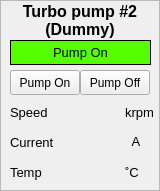
  <widget class="QFrame" name="frame_4" >
   <property name="geometry" >
    <rect>
     <x>442</x>
     <y>90</y>
     <width>160</width>
     <height>191</height>
    </rect>
   </property>
   <property name="frameShape" >
    <enum>QFrame::StyledPanel</enum>
   </property>
   <property name="frameShadow" >
    <enum>QFrame::Raised</enum>
   </property>
   <widget class="QLabel" name="lbTP2" >
    <property name="geometry" >
     <rect>
      <x>0</x>
      <y>0</y>
      <width>160</width>
      <height>41</height>
     </rect>
    </property>
    <property name="font" >
     <font>
      <pointsize>12</pointsize>
      <weight>75</weight>
      <bold>true</bold>
     </font>
    </property>
    <property name="frameShape" >
     <enum>QFrame::NoFrame</enum>
    </property>
    <property name="frameShadow" >
     <enum>QFrame::Raised</enum>
    </property>
    <property name="text" >
     <string>Turbo pump #2
(Dummy)</string>
    </property>
    <property name="alignment" >
     <set>Qt::AlignCenter</set>
    </property>
   </widget>
   <widget class="QLabel" name="label_33" >
    <property name="geometry" >
     <rect>
      <x>125</x>
      <y>100</y>
      <width>30</width>
      <height>25</height>
     </rect>
    </property>
    <property name="font" >
     <font>
      <pointsize>10</pointsize>
      <weight>50</weight>
      <bold>false</bold>
     </font>
    </property>
    <property name="text" >
     <string>krpm</string>
    </property>
   </widget>
   <widget class="QLabel" name="lbTP2_1" >
    <property name="geometry" >
     <rect>
      <x>10</x>
      <y>100</y>
      <width>41</width>
      <height>25</height>
     </rect>
    </property>
    <property name="font" >
     <font>
      <pointsize>10</pointsize>
      <weight>50</weight>
      <bold>false</bold>
     </font>
    </property>
    <property name="text" >
     <string>Speed</string>
    </property>
   </widget>
   <widget class="CALabel" name="calbTMP_2" >
    <property name="geometry" >
     <rect>
      <x>10</x>
      <y>40</y>
      <width>141</width>
      <height>25</height>
     </rect>
    </property>
    <property name="palette" >
     <palette>
      <active>
       <colorrole role="Window" >
        <brush brushstyle="SolidPattern" >
         <color alpha="255" >
          <red>85</red>
          <green>255</green>
          <blue>0</blue>
         </color>
        </brush>
       </colorrole>
      </active>
      <inactive>
       <colorrole role="Window" >
        <brush brushstyle="SolidPattern" >
         <color alpha="255" >
          <red>85</red>
          <green>255</green>
          <blue>0</blue>
         </color>
        </brush>
       </colorrole>
      </inactive>
      <disabled>
       <colorrole role="Window" >
        <brush brushstyle="SolidPattern" >
         <color alpha="255" >
          <red>239</red>
          <green>239</green>
          <blue>239</blue>
         </color>
        </brush>
       </colorrole>
      </disabled>
     </palette>
    </property>
    <property name="font" >
     <font>
      <pointsize>10</pointsize>
     </font>
    </property>
    <property name="autoFillBackground" >
     <bool>true</bool>
    </property>
    <property name="frameShape" >
     <enum>QFrame::Box</enum>
    </property>
    <property name="text" >
     <string>Pump On</string>
    </property>
    <property name="alignment" >
     <set>Qt::AlignCenter</set>
    </property>
    <property name="pvname" >
     <string/>
    </property>
    <property name="cmode" stdset="0" >
     <enum>CALabel::Alarm</enum>
    </property>
    <property name="fillcol" stdset="0" >
     <color>
      <red>85</red>
      <green>255</green>
      <blue>0</blue>
     </color>
    </property>
    <property name="truelabel" >
     <string>Pump On</string>
    </property>
    <property name="falselabel" >
     <string>Pump Off</string>
    </property>
   </widget>
   <widget class="QLabel" name="lbTP2_2" >
    <property name="geometry" >
     <rect>
      <x>10</x>
      <y>160</y>
      <width>41</width>
      <height>25</height>
     </rect>
    </property>
    <property name="font" >
     <font>
      <pointsize>10</pointsize>
      <weight>50</weight>
      <bold>false</bold>
     </font>
    </property>
    <property name="text" >
     <string>Temp</string>
    </property>
   </widget>
   <widget class="QLabel" name="label_36" >
    <property name="geometry" >
     <rect>
      <x>125</x>
      <y>160</y>
      <width>30</width>
      <height>25</height>
     </rect>
    </property>
    <property name="font" >
     <font>
      <pointsize>10</pointsize>
      <weight>50</weight>
      <bold>false</bold>
     </font>
    </property>
    <property name="text" >
     <string>˚C</string>
    </property>
   </widget>
   <widget class="QLabel" name="lbTP2_3" >
    <property name="geometry" >
     <rect>
      <x>10</x>
      <y>130</y>
      <width>47</width>
      <height>25</height>
     </rect>
    </property>
    <property name="font" >
     <font>
      <pointsize>10</pointsize>
      <weight>50</weight>
      <bold>false</bold>
     </font>
    </property>
    <property name="text" >
     <string>Current</string>
    </property>
   </widget>
   <widget class="CADisplayer" name="cadpTP2_3" >
    <property name="geometry" >
     <rect>
      <x>100</x>
      <y>0</y>
      <width>60</width>
      <height>22</height>
     </rect>
    </property>
    <property name="nuformat" stdset="0" >
     <enum>CADisplayer::Integer</enum>
    </property>
    <property name="pvname" >
     <string>EC1_TMP2_STS_OPR</string>
    </property>
    <property name="lineWidth" stdset="0" >
     <number>1</number>
    </property>
    <property name="fillcol" stdset="0" >
     <color>
      <red>255</red>
      <green>255</green>
      <blue>0</blue>
     </color>
    </property>
   </widget>
   <widget class="CADisplayer" name="cadpTP2_2" >
    <property name="geometry" >
     <rect>
      <x>60</x>
      <y>160</y>
      <width>60</width>
      <height>22</height>
     </rect>
    </property>
    <property name="font" >
     <font>
      <weight>75</weight>
      <bold>true</bold>
     </font>
    </property>
    <property name="nuformat" stdset="0" >
     <enum>CADisplayer::RealOne</enum>
    </property>
    <property name="pvname" >
     <string>EC1_TMP2_STS_TEMP</string>
    </property>
    <property name="lineWidth" stdset="0" >
     <number>1</number>
    </property>
    <property name="fillcol" stdset="0" >
     <color>
      <red>0</red>
      <green>170</green>
      <blue>0</blue>
     </color>
    </property>
   </widget>
   <widget class="CADisplayer" name="cadpTP2_1" >
    <property name="geometry" >
     <rect>
      <x>60</x>
      <y>100</y>
      <width>60</width>
      <height>22</height>
     </rect>
    </property>
    <property name="font" >
     <font>
      <weight>75</weight>
      <bold>true</bold>
     </font>
    </property>
    <property name="nuformat" stdset="0" >
     <enum>CADisplayer::Integer</enum>
    </property>
    <property name="pvname" >
     <string>EC1_TMP2_STS_RPM</string>
    </property>
    <property name="lineWidth" stdset="0" >
     <number>1</number>
    </property>
    <property name="fillcol" stdset="0" >
     <color>
      <red>0</red>
      <green>170</green>
      <blue>0</blue>
     </color>
    </property>
   </widget>
   <widget class="CAPushButton" name="capbTP1_3" >
    <property name="geometry" >
     <rect>
      <x>10</x>
      <y>70</y>
      <width>70</width>
      <height>25</height>
     </rect>
    </property>
    <property name="text" >
     <string>Pump On</string>
    </property>
    <property name="buttonType" >
     <enum>CAPushButton::PulseButton</enum>
    </property>
    <property name="pvname" >
     <string>EC1_TMP2_ECMD_STRT</string>
    </property>
    <property name="truelabel" >
     <string>Pump On</string>
    </property>
    <property name="falselabel" >
     <string>Pump On</string>
    </property>
    <property name="selColor" >
     <color>
      <red>0</red>
      <green>170</green>
      <blue>0</blue>
     </color>
    </property>
    <property name="selTColor" >
     <color>
      <red>0</red>
      <green>0</green>
      <blue>0</blue>
     </color>
    </property>
   </widget>
   <widget class="CAPushButton" name="capbTP1_4" >
    <property name="geometry" >
     <rect>
      <x>80</x>
      <y>70</y>
      <width>70</width>
      <height>25</height>
     </rect>
    </property>
    <property name="text" >
     <string>Pump Off</string>
    </property>
    <property name="buttonType" >
     <enum>CAPushButton::PulseButton</enum>
    </property>
    <property name="pvname" >
     <string>EC1_TMP2_ECMD_STOP</string>
    </property>
    <property name="truelabel" >
     <string>Pump Off</string>
    </property>
    <property name="falselabel" >
     <string>Pump Off</string>
    </property>
    <property name="selColor" >
     <color>
      <red>255</red>
      <green>0</green>
      <blue>0</blue>
     </color>
    </property>
    <property name="unselColor" >
     <color>
      <red>220</red>
      <green>220</green>
      <blue>220</blue>
     </color>
    </property>
    <property name="selTColor" >
     <color>
      <red>255</red>
      <green>255</green>
      <blue>255</blue>
     </color>
    </property>
    <property name="unselTColor" >
     <color>
      <red>0</red>
      <green>0</green>
      <blue>0</blue>
     </color>
    </property>
   </widget>
   <widget class="CADisplayer" name="cadpTP2_4" >
    <property name="geometry" >
     <rect>
      <x>60</x>
      <y>130</y>
      <width>60</width>
      <height>22</height>
     </rect>
    </property>
    <property name="font" >
     <font>
      <weight>75</weight>
      <bold>true</bold>
     </font>
    </property>
    <property name="nuformat" stdset="0" >
     <enum>CADisplayer::RealOne</enum>
    </property>
    <property name="pvname" >
     <string>EC1_TMP2_STS_AMP</string>
    </property>
    <property name="lineWidth" stdset="0" >
     <number>1</number>
    </property>
    <property name="fillcol" stdset="0" >
     <color>
      <red>0</red>
      <green>170</green>
      <blue>0</blue>
     </color>
    </property>
   </widget>
   <widget class="QLabel" name="label_149" >
    <property name="geometry" >
     <rect>
      <x>126</x>
      <y>130</y>
      <width>20</width>
      <height>22</height>
     </rect>
    </property>
    <property name="font" >
     <font>
      <pointsize>10</pointsize>
      <weight>50</weight>
      <bold>false</bold>
     </font>
    </property>
    <property name="text" >
     <string>A</string>
    </property>
    <property name="alignment" >
     <set>Qt::AlignCenter</set>
    </property>
   </widget>
  </widget>
